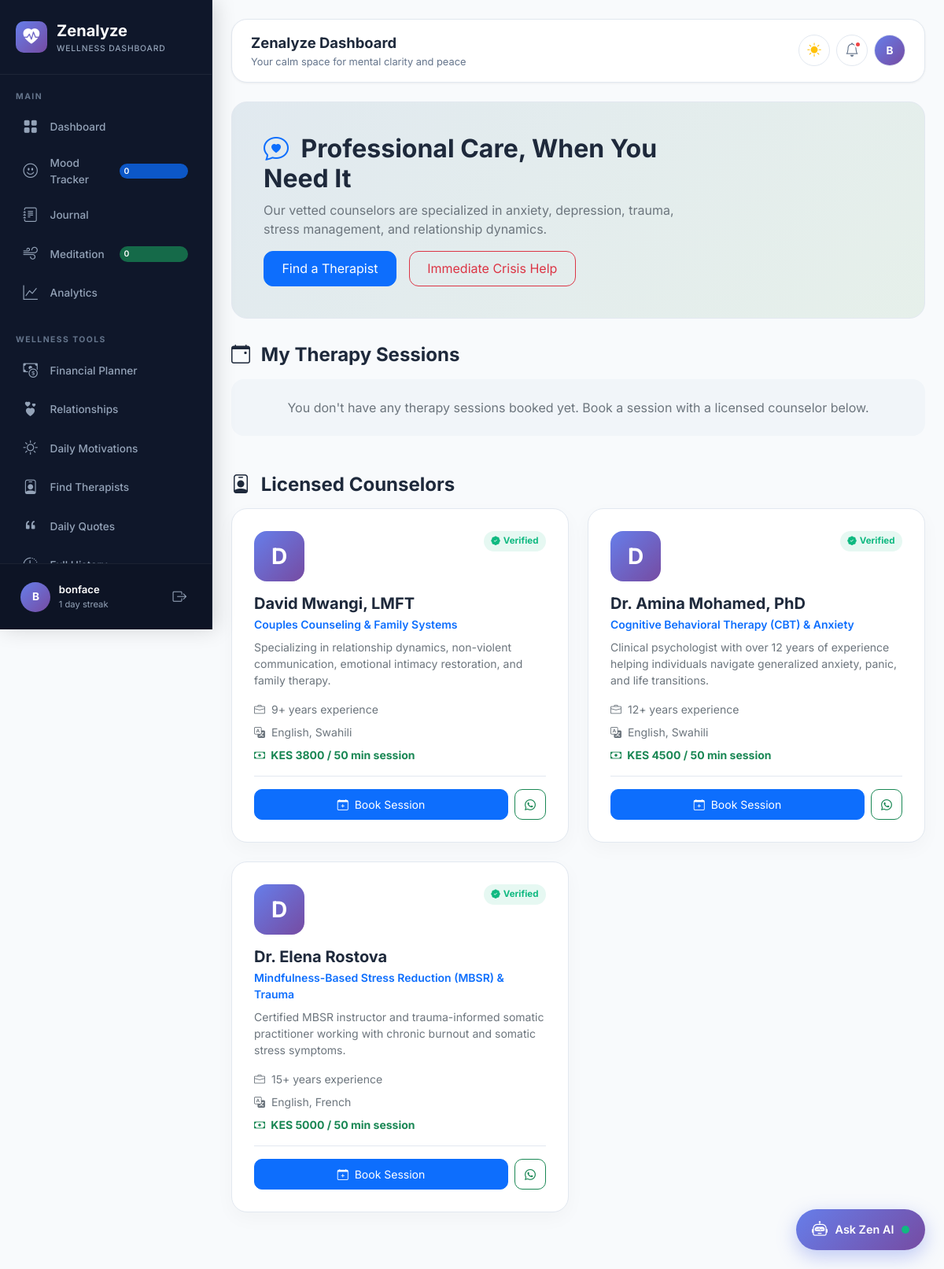
/therapy/ (signed in), run on the app's committed database.
### apps/accounts/models.py (models this page shows, shortened)
class User(AbstractUser):
    ROLE_CHOICES = [
        ('user', 'User'),
        ('admin', 'Admin'),
        ('therapist', 'Therapist'),
        ('moderator', 'Moderator'),
    ]
    email = models.EmailField(unique=True)
    full_name = models.CharField(max_length=150, blank=True)
    display_name = models.CharField(max_length=100, blank=True, null=True)
    avatar_url = models.CharField(max_length=500, blank=True, null=True)
    avatar = models.ImageField(upload_to='avatars/', blank=True, null=True)
    streak_days = models.IntegerField(default=0)
    wellness_score = models.IntegerField(default=50)
    role = models.CharField(max_length=20, choices=ROLE_CHOICES, default='user')
    emergency_contact_name = models.CharField(max_length=100, blank=True, null=True)
    emergency_contact_phone = models.CharField(max_length=50, blank=True, null=True)
    last_active = models.DateTimeField(auto_now=True)
    @property
    def is_admin_user(self):
        return self.role == 'admin' or self.is_superuser or self.is_staff
    @property
    def avatar_display_url(self):
        if self.avatar and hasattr(self.avatar, 'url'):
            return self.avatar.url
        if self.avatar_url:
            if self.avatar_url.startswith('http') or self.avatar_url.startswith('/'):
                return self.avatar_url
            return f"/{self.avatar_url}"
        return None
    @property
    def display_title(self):
        if self.display_name:
            return self.display_name
        if self.full_name:
            return self.full_name
        return self.username

### apps/therapists/models.py (models this page shows, shortened)
class Therapist(models.Model):
    name = models.CharField(max_length=255)
    specialization = models.CharField(max_length=255, blank=True)
    bio = models.TextField(blank=True)
    email = models.EmailField(blank=True, null=True)
    phone = models.CharField(max_length=50, blank=True)
    whatsapp = models.CharField(max_length=50, blank=True)
    website = models.CharField(max_length=255, blank=True)
    profile_image = models.CharField(max_length=500, blank=True)
    credentials = models.TextField(blank=True)
    experience_years = models.IntegerField(default=0)
    languages_spoken = models.CharField(max_length=255, blank=True, default='English, Swahili')
    consultation_fee = models.DecimalField(max_digits=10, decimal_places=2, default=0.00)
    is_verified = models.BooleanField(default=False)
    is_featured = models.BooleanField(default=False)
    is_active = models.BooleanField(default=True)
    display_order = models.IntegerField(default=0)
    created_at = models.DateTimeField(auto_now_add=True)
    updated_at = models.DateTimeField(auto_now=True)
    class Meta:
        ordering = ['-is_featured', 'display_order', 'name']

### apps/therapists/views.py (the view)
# urls.py: path('therapy/', views.therapists_view, name='therapists'),
@login_required
def therapists_view(request):
    therapists = Therapist.objects.filter(is_active=True).order_by('-is_featured', 'display_order', 'name')
    user_sessions = TherapySession.objects.filter(user=request.user).order_by('-session_date')
    resources = TherapyResource.objects.filter(is_active=True)[:6]
    return render(request, 'therapists/therapists.html', {
        'therapists': therapists,
        'user_sessions': user_sessions,
        'resources': resources,
    })

### apps/notifications/models.py (called while the page is built)
    @property
    def icon_class(self):
        icon_map = {
            'system': 'bi-gear',
            'reminder': 'bi-bell',
            'achievement': 'bi-trophy',
            'community': 'bi-people',
            'mood': 'bi-emoji-smile',
            'journal': 'bi-journal-text',
            'wellness': 'bi-heart',
            'quote': 'bi-quote',
            'crisis': 'bi-exclamation-triangle',
            'message': 'bi-chat',
        }
        return icon_map.get(self.type, 'bi-bell')

### templates/therapists/therapists.html (shortened to what this page needs)
{% extends "base_dashboard.html" %}
{% block content %}
<div class="therapy-hero-banner">
    <div class="row align-items-center">
        <div class="col-lg-8">
            <h2 class="fw-bold mb-2"><i class="bi bi-chat-heart text-primary me-2"></i> Professional Care, When You Need It</h2>
            <p class="text-secondary mb-3">Our vetted counselors are specialized in anxiety, depression, trauma, stress management, and relationship dynamics.</p>
            <div class="d-flex gap-3">
                <a href="#directorySection" class="btn btn-primary" style="border-radius: 12px; padding: 0.6rem 1.4rem;">
                    Find a Therapist
                </a>
                <a href="{% url 'core:crisis_help' %}" class="btn btn-outline-danger" style="border-radius: 12px; padding: 0.6rem 1.4rem;">
                    Immediate Crisis Help
                </a>
            </div>
        </div>
    </div>
</div>
<div class="mb-5">
    <h4 class="fw-bold mb-3"><i class="bi bi-calendar-event me-2"></i> My Therapy Sessions</h4>
    {% if user_sessions %}
        {% for session in user_sessions %}
        <div class="session-item">
            <div>
                <div class="fw-bold text-primary fs-6">{{ session.therapist.name }}</div>
                <div class="text-secondary small">
                    <i class="bi bi-clock me-1"></i> {{ session.session_date|date:"F j, Y" }} {% if session.session_time %}at {{ session.session_time|time:"g:i A" }}{% endif %} ({{ session.duration_minutes }} min)
                </div>
            </div>
            <div>
                <span class="badge {% if session.status == 'scheduled' %}bg-primary{% elif session.status == 'completed' %}bg-success{% else %}bg-secondary{% endif %} px-3 py-2" style="border-radius: 50px;">
                    {{ session.status|title }}
                </span>
            </div>
        </div>
        {% endfor %}
    {% else %}
        <div class="card p-4 text-center text-secondary border-0" style="background: var(--hover-bg); border-radius: 16px;">
            <p class="mb-0">You don't have any therapy sessions booked yet. Book a session with a licensed counselor below.</p>
        </div>
    {% endif %}
</div>
<div id="directorySection" class="mb-4">
    <h4 class="fw-bold mb-3"><i class="bi bi-person-badge me-2"></i> Licensed Counselors</h4>
    <div class="therapists-grid">
        {% for therapist in therapists %}
        <div class="therapist-card">
            <div>
                <div class="d-flex justify-content-between align-items-start mb-3">
                    <div class="therapist-avatar">
                        {{ therapist.name|slice:":1"|upper }}
                    </div>
                    {% if therapist.is_verified %}
                    <span class="verified-badge"><i class="bi bi-patch-check-fill"></i> Verified</span>
                    {% endif %}
                </div>
                <h5 class="fw-bold mb-1">{{ therapist.name }}</h5>
                <div class="text-primary small fw-semibold mb-2">{{ therapist.specialization|default:"General Psychotherapy" }}</div>
                <p class="text-secondary small mb-3" style="line-height: 1.5;">{{ therapist.bio|truncatewords:25 }}</p>
                <div class="small text-secondary mb-2">
                    <i class="bi bi-briefcase me-1"></i> {{ therapist.experience_years }}+ years experience
                </div>
                <div class="small text-secondary mb-2">
                    <i class="bi bi-translate me-1"></i> {{ therapist.languages_spoken }}
                </div>
                <div class="small fw-bold text-success mb-3">
                    <i class="bi bi-cash me-1"></i> KES {{ therapist.consultation_fee|floatformat:0 }} / 50 min session
                </div>
            </div>
            <div class="pt-3 border-top d-flex gap-2" style="border-color: var(--border-color) !important;">
                <button class="btn btn-sm btn-primary flex-grow-1" onclick="openBookingModal('{{ therapist.id }}', '{{ therapist.name|escapejs }}')" style="border-radius: 10px; padding: 0.5rem;">
                    <i class="bi bi-calendar-plus me-1"></i> Book Session
                </button>
                {% if therapist.whatsapp %}
                <a href="https://wa.me/{{ therapist.whatsapp }}" target="_blank" class="btn btn-sm btn-outline-success" style="border-radius: 10px; padding: 0.5rem 0.75rem;" title="WhatsApp">
                    <i class="bi bi-whatsapp"></i>
                </a>
                {% endif %}
            </div>
        </div>
        {% empty %}
        <div class="col-12 text-center py-5 text-secondary">
            <p>No therapists listed at this time.</p>
        </div>
        {% endfor %}
    </div>
</div>
{% endblock %}

### templates/includes/sidebar.html (shortened to what this page needs)
{% load static %}
<aside class="sidebar" id="sidebar">
    <div class="sidebar-header">
        <div class="sidebar-logo-icon"><i class="bi bi-heart-pulse-fill"></i></div>
        <div>
            <div class="sidebar-logo-text">Zenalyze</div>
            <div class="sidebar-logo-sub">Wellness Dashboard</div>
        </div>
    </div>
    <div class="sidebar-nav-wrap">
        <div class="nav-section">Main</div>
        <ul class="nav-list">
            <li class="nav-item">
                <a href="{% url 'wellness:dashboard' %}" class="nav-link {% if active_nav == 'dashboard' %}active{% endif %}">
                    <i class="bi bi-grid-fill"></i> <span>Dashboard</span>
                </a>
            </li>
            <li class="nav-item">
                <a href="{% url 'wellness:mood_log' %}" class="nav-link {% if active_nav == 'mood_log' %}active{% endif %}">
                    <i class="bi bi-emoji-smile"></i> <span>Mood Tracker</span>
                    <span class="nav-badge bg-primary bg-opacity-75 text-white">{{ user_stats.mood_count|default:0 }}</span>
                </a>
            </li>
            <li class="nav-item">
                <a href="{% url 'wellness:journal' %}" class="nav-link {% if active_nav == 'journal' %}active{% endif %}">
                    <i class="bi bi-journal-text"></i> <span>Journal</span>
                </a>
            </li>
            <li class="nav-item">
                <a href="{% url 'wellness:exercises' %}" class="nav-link {% if active_nav == 'exercises' %}active{% endif %}">
                    <i class="bi bi-wind"></i> <span>Meditation</span>
                    <span class="nav-badge bg-success bg-opacity-75 text-white">{{ user_stats.exercise_count|default:0 }}</span>
                </a>
            </li>
            <li class="nav-item">
                <a href="{% url 'wellness:analytics' %}" class="nav-link {% if active_nav == 'analytics' %}active{% endif %}">
                    <i class="bi bi-graph-up"></i> <span>Analytics</span>
                </a>
            </li>
        </ul>
        <div class="nav-section mt-3">Wellness Tools</div>
        <ul class="nav-list">
            <li class="nav-item">
                <a href="{% url 'wellness:financial' %}" class="nav-link {% if active_nav == 'financial' %}active{% endif %}">
                    <i class="bi bi-cash-coin"></i> <span>Financial Planner</span>
                </a>
            </li>
            <li class="nav-item">
                <a href="{% url 'wellness:relationships' %}" class="nav-link {% if active_nav == 'relationships' %}active{% endif %}">
                    <i class="bi bi-hearts"></i> <span>Relationships</span>
                </a>
            </li>
            <li class="nav-item">
                <a href="{% url 'wellness:motivations' %}" class="nav-link {% if active_nav == 'motivations' %}active{% endif %}">
                    <i class="bi bi-sun"></i> <span>Daily Motivations</span>
                </a>
            </li>
            <li class="nav-item">
                <a href="{% url 'therapists:index' %}" class="nav-link {% if active_nav == 'therapists' %}active{% endif %}">
                    <i class="bi bi-person-badge"></i> <span>Find Therapists</span>
                </a>
            </li>
            <li class="nav-item">
                <a href="{% url 'quotes:index' %}" class="nav-link {% if active_nav == 'quotes' %}active{% endif %}">
                    <i class="bi bi-quote"></i> <span>Daily Quotes</span>
                </a>
            </li>
            <li class="nav-item">
                <a href="{% url 'wellness:history' %}" class="nav-link {% if active_nav == 'history' %}active{% endif %}">
                    <i class="bi bi-clock-history"></i> <span>Full History</span>
                </a>
            </li>
        </ul>
    </div>
    <div class="sidebar-footer">
        <div class="sidebar-user">
            <div class="sidebar-avatar">
                {% if user.avatar_display_url %}
                    <img src="{{ user.avatar_display_url }}" alt="Avatar">
                {% else %}
                    {{ user.display_title|slice:":1"|upper }}
                {% endif %}
            </div>
            <div class="sidebar-user-info">
                <div class="sidebar-user-name">{{ user.display_title }}</div>
                <div class="sidebar-user-role">
                    {% if user.is_admin_user %}Admin{% else %}{{ user.streak_days }} day streak{% endif %}
                </div>
            </div>
            <a href="{% url 'accounts:logout' %}" class="sidebar-logout" title="Sign Out">
                <i class="bi bi-box-arrow-right"></i>
            </a>
        </div>
    </div>
</aside>

### templates/includes/topbar.html (shortened to what this page needs)
{% load static %}
<div class="topbar">
    <div class="topbar-left">
        <div>
            <div class="topbar-title">{% block topbar_title %}Zenalyze Dashboard{% endblock %}</div>
            <div class="topbar-subtitle">{% block topbar_subtitle %}Your calm space for mental clarity and peace{% endblock %}</div>
        </div>
    </div>
    <div class="topbar-right">
        <div class="dropdown">
            <button class="topbar-btn" data-bs-toggle="dropdown" title="Change Theme" aria-expanded="false">
                {% if current_theme == 'dark' %}
                    <i class="bi bi-moon-fill text-warning"></i>
                {% elif current_theme == 'auto' %}
                    <i class="bi bi-circle-half text-info"></i>
                {% else %}
                    <i class="bi bi-sun-fill text-warning"></i>
                {% endif %}
            </button>
        </div>
        <div class="dropdown">
            <button class="topbar-btn" data-bs-toggle="dropdown" title="Notifications" aria-expanded="false">
                <i class="bi bi-bell"></i>
                {% if unread_notifications_count > 0 %}
                <span class="notif-dot"></span>
                {% endif %}
            </button>
        </div>
        <div class="dropdown">
            <button class="topbar-btn" data-bs-toggle="dropdown" title="User Menu" aria-expanded="false">
                <div class="user-avatar-sm">
                    {% if user.avatar_display_url %}
                        <img src="{{ user.avatar_display_url }}" alt="Avatar">
                    {% else %}
                        {{ user.display_title|slice:":1"|upper }}
                    {% endif %}
                </div>
            </button>
        </div>
    </div>
</div>

### templates/therapists/therapists.html (style rules this page uses)
.therapy-hero-banner { background: linear-gradient(135deg, rgba(93, 138, 168, 0.15), rgba(127, 182, 133, 0.15)); border: 1px solid var(--border-color); border-radius: 20px; padding: 2.5rem; margin-bottom: 2rem; }
.therapists-grid { display: grid; grid-template-columns: repeat(auto-fill, minmax(340px, 1fr)); gap: 1.5rem; margin-bottom: 3rem; }
.therapist-card { background: var(--card-bg); border: 1px solid var(--border-color); border-radius: 20px; padding: 1.75rem; box-shadow: 0 8px 25px rgba(0,0,0,0.03); display: flex; flex-direction: column; justify-content: space-between; transition: transform 0.25s, box-shadow 0.25s; }
.therapist-avatar { width: 64px; height: 64px; border-radius: 16px; background: linear-gradient(135deg, #667eea, #764ba2); color: white; display: flex; align-items: center; justify-content: center; font-size: 1.75rem; font-weight: 700; flex-shrink: 0; }
.verified-badge { background: rgba(16, 185, 129, 0.1); color: #10b981; font-size: 0.72rem; font-weight: 700; padding: 0.25rem 0.6rem; border-radius: 50px; display: inline-flex; align-items: center; gap: 0.25rem; }

### data on the page
User: display_title "B", display_title "bonface", streak_days "1"
Therapist: name "D", is_verified True (drawn), name "David Mwangi, LMFT", specialization "Couples Counseling & Family Systems", bio "Specializing in relationship dynamics, non-violent communication, emotional intimacy restoration, and family therapy.", experience_years "9", languages_spoken "English, Swahili", consultation_fee "3800"
Therapist: name "D", is_verified True (drawn), name "Dr. Amina Mohamed, PhD", specialization "Cognitive Behavioral Therapy (CBT) & Anxiety", bio "Clinical psychologist with over 12 years of experience helping individuals navigate generalized anxiety, panic, and life transitions.", experience_years "12", languages_spoken "English, Swahili", consultation_fee "4500"
Therapist: name "D", is_verified True (drawn), name "Dr. Elena Rostova", specialization "Mindfulness-Based Stress Reduction (MBSR) & Trauma", bio "Certified MBSR instructor and trauma-informed somatic practitioner working with chronic burnout and somatic stress symptoms.", experience_years "15", languages_spoken "English, French", consultation_fee "5000"

### other printed values
{{ user_stats.mood_count|default:0 }} "0"
{{ user_stats.exercise_count|default:0 }} "0"
